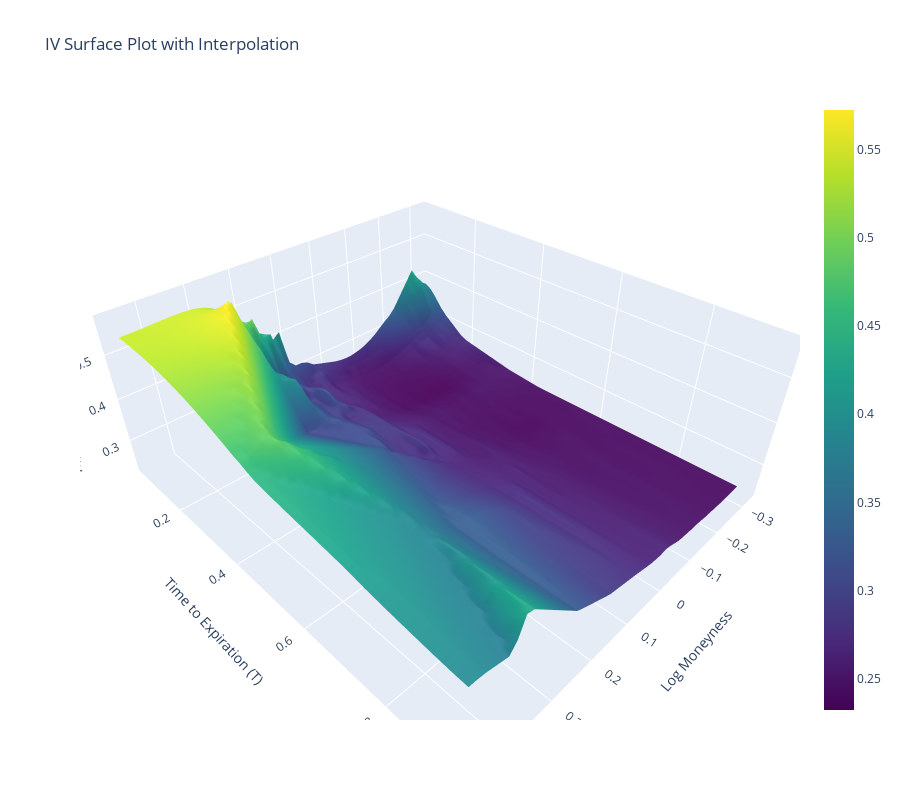

Source (notebook cell):
### Code cell
plot_iv_surface(df_iv)

### Figure 1 — Plotly figure (JSON) as saved in the notebook; plotly's stock layout.template omitted (floating-point values rounded to 4 significant figures; data arrays with more than 128 entries replaced by an {"elided": "..."} marker saying what was removed)
{"data": [{"colorscale": [[0, "#440154"], [0.1111, "#482878"], [0.2222, "#3e4989"], [0.3333, "#31688e"], [0.4444, "#26828e"], [0.5556, "#1f9e89"], [0.6667, "#35b779"], [0.7778, "#6ece58"], [0.8889, "#b5de2b"], [1, "#fde725"]], "connectgaps": true, "type": "surface", "x": {"elided": "50x50 float values"}, "y": {"elided": "50x50 float values"}, "z": {"elided": "50x50 float values"}}], "layout": {"height": 800, "scene": {"xaxis": {"title": {"text": "Log Moneyness"}}, "yaxis": {"title": {"text": "Time to Expiration (T)"}}, "zaxis": {"title": {"text": "Implied Volatility"}}}, "title": {"text": "IV Surface Plot with Interpolation"}, "width": 900}}
